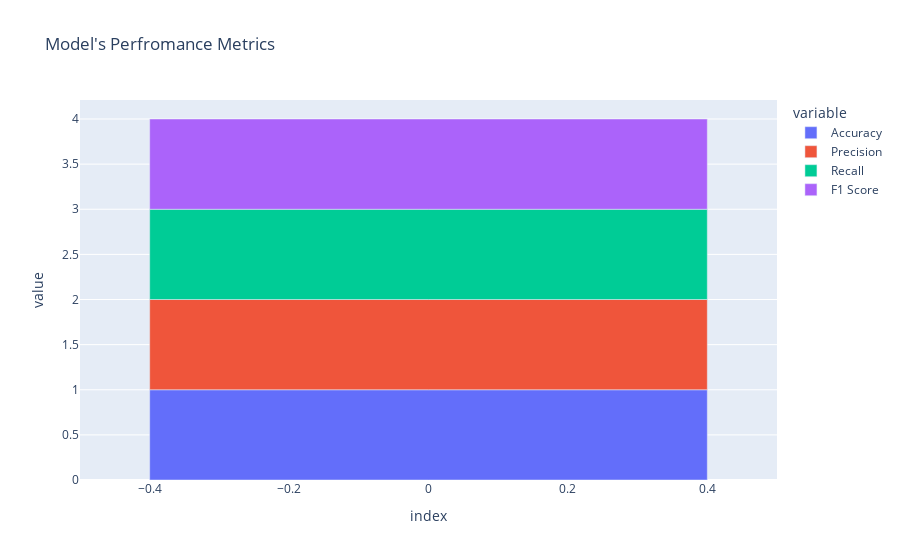

Notebook code for this chart:
### Code cell
px.bar(performanceDataFrame, title='Model\'s Perfromance Metrics').show()

### Figure 1 — Plotly figure (JSON) as saved in the notebook; plotly's stock layout.template omitted (floating-point values rounded to 4 significant figures)
{"data": [{"alignmentgroup": "True", "hovertemplate": "variable=Accuracy<br>index=%{x}<br>value=%{y}<extra></extra>", "legendgroup": "Accuracy", "marker": {"color": "#636efa", "pattern": {"shape": ""}}, "name": "Accuracy", "offsetgroup": "Accuracy", "orientation": "v", "showlegend": true, "textposition": "auto", "type": "bar", "x": [0], "xaxis": "x", "y": [1], "yaxis": "y"}, {"alignmentgroup": "True", "hovertemplate": "variable=Precision<br>index=%{x}<br>value=%{y}<extra></extra>", "legendgroup": "Precision", "marker": {"color": "#EF553B", "pattern": {"shape": ""}}, "name": "Precision", "offsetgroup": "Precision", "orientation": "v", "showlegend": true, "textposition": "auto", "type": "bar", "x": [0], "xaxis": "x", "y": [1], "yaxis": "y"}, {"alignmentgroup": "True", "hovertemplate": "variable=Recall<br>index=%{x}<br>value=%{y}<extra></extra>", "legendgroup": "Recall", "marker": {"color": "#00cc96", "pattern": {"shape": ""}}, "name": "Recall", "offsetgroup": "Recall", "orientation": "v", "showlegend": true, "textposition": "auto", "type": "bar", "x": [0], "xaxis": "x", "y": [1], "yaxis": "y"}, {"alignmentgroup": "True", "hovertemplate": "variable=F1 Score<br>index=%{x}<br>value=%{y}<extra></extra>", "legendgroup": "F1 Score", "marker": {"color": "#ab63fa", "pattern": {"shape": ""}}, "name": "F1 Score", "offsetgroup": "F1 Score", "orientation": "v", "showlegend": true, "textposition": "auto", "type": "bar", "x": [0], "xaxis": "x", "y": [1], "yaxis": "y"}], "layout": {"barmode": "relative", "legend": {"title": {"text": "variable"}, "tracegroupgap": 0}, "title": {"text": "Model's Perfromance Metrics"}, "xaxis": {"anchor": "y", "domain": [0, 1], "title": {"text": "index"}}, "yaxis": {"anchor": "x", "domain": [0, 1], "title": {"text": "value"}}}}
